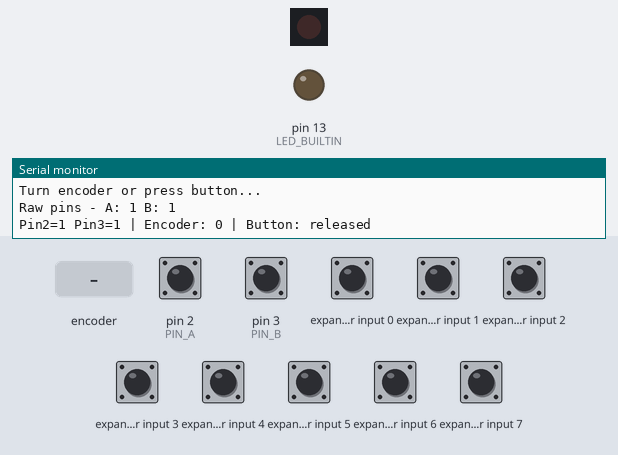
A program run on a simulated Teensy 4. Parts: 1 port-expander outputs drawn as a row of LEDs (first output left, lit = HIGH), output pins drawn as LEDs (lit = HIGH), the last lines printed to the serial monitor. Wiring (inferred from the names in the program): MCP23017 port expander at I2C address 0x20. Wiring (inferred from the signals the program sends): row of LEDs: on Q8. Inputs (shaded band) come from the test bench; at power-on: expander input 0–7, pin 2 (PIN_A), pin 3 (PIN_B) HIGH.

Above: at 1.8 s.
1.9 s: expander input 0 pulled LOW for 0.15 s
At 1.97 s:
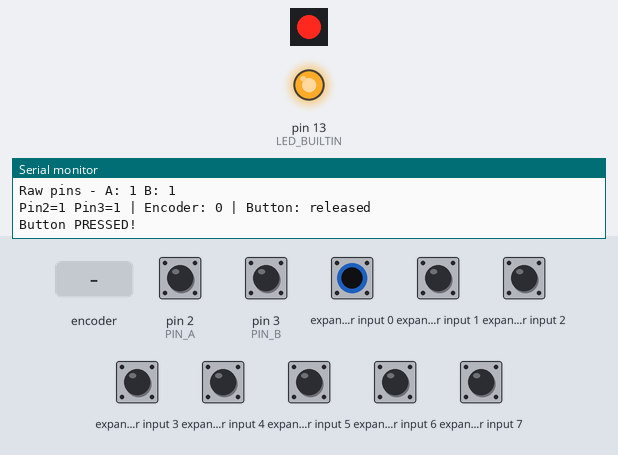
3.5 s: rotary encoder on pin 2 (PIN_A) / pin 3 (PIN_B) turned 1 step (first pin leading)
Timing chart, 0 to 6.5 s (numbered marks = the images above; inputs shaded):
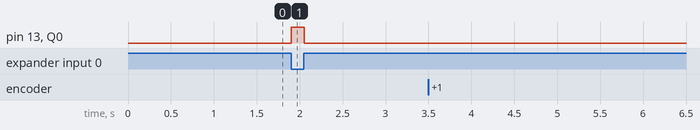

The program:

main.cpp
```cpp
#include <Arduino.h>
#include <Wire.h>

// --- Encoder pins ---
const int PIN_A = 2;
const int PIN_B = 3;

// --- MCP23017 ---
const uint8_t MCP23017_ADDR = 0x20;
const uint8_t IODIRA = 0x00;
const uint8_t IODIRB = 0x01;
const uint8_t GPPUA = 0x0C;
const uint8_t GPIOA = 0x12;
const uint8_t GPIOB = 0x13;

// --- Encoder state ---
volatile long encoderPosition = 0;
volatile int lastA = 0;
volatile int lastB = 0;

// --- Button state ---
uint8_t lastButtonState = 0xFF;

void encoderISR() {
    int a = digitalRead(PIN_A);
    int b = digitalRead(PIN_B);

    if (a != lastA) {
        if (a == b) {
            encoderPosition--;
        } else {
            encoderPosition++;
        }
    }
    if (b != lastB) {
        if (a == b) {
            encoderPosition++;
        } else {
            encoderPosition--;
        }
    }

    lastA = a;
    lastB = b;
}

void setup() {
    Serial.begin(115200);
    pinMode(LED_BUILTIN, OUTPUT);

    // --- Encoder setup ---
    pinMode(PIN_A, INPUT_PULLUP);
    pinMode(PIN_B, INPUT_PULLUP);
    lastA = digitalRead(PIN_A);
    lastB = digitalRead(PIN_B);
    attachInterrupt(digitalPinToInterrupt(PIN_A), encoderISR, CHANGE);
    attachInterrupt(digitalPinToInterrupt(PIN_B), encoderISR, CHANGE);

    // --- MCP23017 setup ---
    Wire.begin();
    delay(100);

    Wire.beginTransmission(MCP23017_ADDR);
    if (Wire.endTransmission() == 0) {
        Serial.println("MCP23017 found!");

        // Port A as inputs
        Wire.beginTransmission(MCP23017_ADDR);
        Wire.write(IODIRA);
        Wire.write(0xFF);
        Wire.endTransmission();

        // Pull-ups on Port A
        Wire.beginTransmission(MCP23017_ADDR);
        Wire.write(GPPUA);
        Wire.write(0xFF);
        Wire.endTransmission();

        // Port B as outputs (for LED)
        Wire.beginTransmission(MCP23017_ADDR);
        Wire.write(IODIRB);
        Wire.write(0x00);
        Wire.endTransmission();

        // LEDs off
        Wire.beginTransmission(MCP23017_ADDR);
        Wire.write(GPIOB);
        Wire.write(0x00);
        Wire.endTransmission();
    } else {
        Serial.println("MCP23017 not found - button won't work");
    }

    delay(500);
    Serial.println("DogControl Ready!");
    Serial.println("Turn encoder or press button...");
}

void loop() {
    static long lastPosition = 0;
    static unsigned long lastPrint = 0;
    static int lastRawA = -1;
    static int lastRawB = -1;

    // --- Debug: read raw pin values ---
    int rawA = digitalRead(PIN_A);
    int rawB = digitalRead(PIN_B);
    if (rawA != lastRawA || rawB != lastRawB) {
        Serial.print("Raw pins - A: ");
        Serial.print(rawA);
        Serial.print(" B: ");
        Serial.println(rawB);
        lastRawA = rawA;
        lastRawB = rawB;
    }

    // --- Read encoder and send delta ---
    long pos = encoderPosition;
    if (pos != lastPosition) {
        long delta = pos - lastPosition;
        Serial.print("Delta:");
        Serial.println(delta);
        lastPosition = pos;
    }

    // --- Read button from MCP23017 ---
    Wire.beginTransmission(MCP23017_ADDR);
    Wire.write(GPIOA);
    Wire.endTransmission();
    Wire.requestFrom(MCP23017_ADDR, (uint8_t)1);
    uint8_t buttonState = Wire.read();

    if ((buttonState & 0x01) != (lastButtonState & 0x01)) {
        if ((buttonState & 0x01) == 0) {
            Serial.println("Button PRESSED!");
            digitalWrite(LED_BUILTIN, HIGH);
            // LED on
            Wire.beginTransmission(MCP23017_ADDR);
            Wire.write(GPIOB);
            Wire.write(0x01);
            Wire.endTransmission();
        } else {
            Serial.println("Button released");
            digitalWrite(LED_BUILTIN, LOW);
            // LED off
            Wire.beginTransmission(MCP23017_ADDR);
            Wire.write(GPIOB);
            Wire.write(0x00);
            Wire.endTransmission();
        }
        lastButtonState = buttonState;
    }

    // --- Status every second ---
    if (millis() - lastPrint > 1000) {
        Serial.print("Pin2=");
        Serial.print(rawA);
        Serial.print(" Pin3=");
        Serial.print(rawB);
        Serial.print(" | Encoder: ");
        Serial.print(pos);
        Serial.print(" | Button: ");
        Serial.println((buttonState & 0x01) ? "released" : "pressed");
        lastPrint = millis();
    }

    delay(1);
}
```

Measured:
- after the input at 1.9 s, pin 13 (LED_BUILTIN), Q0: LOW → HIGH at once, → LOW 0.15 s later
